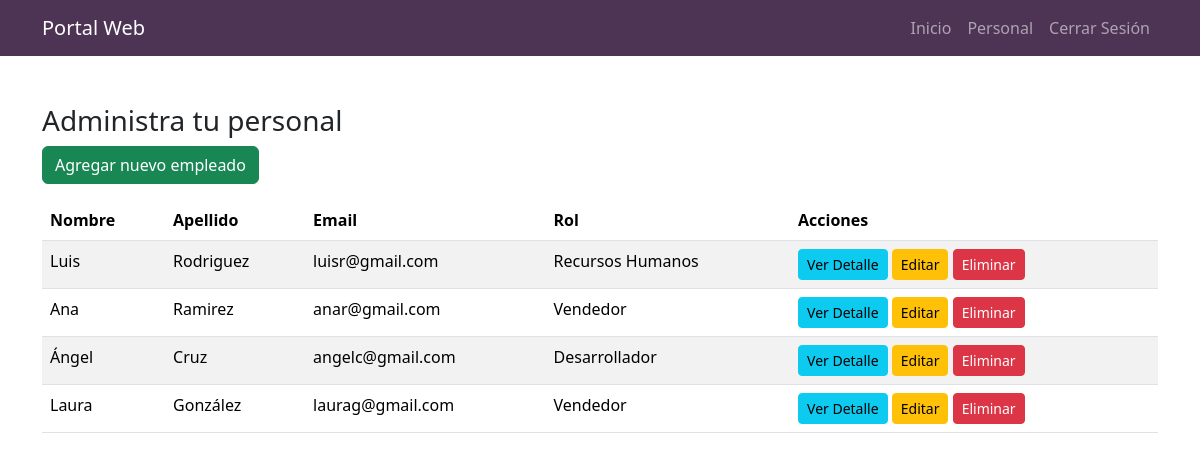
Before: /personal/ (signed in) with the older database file.
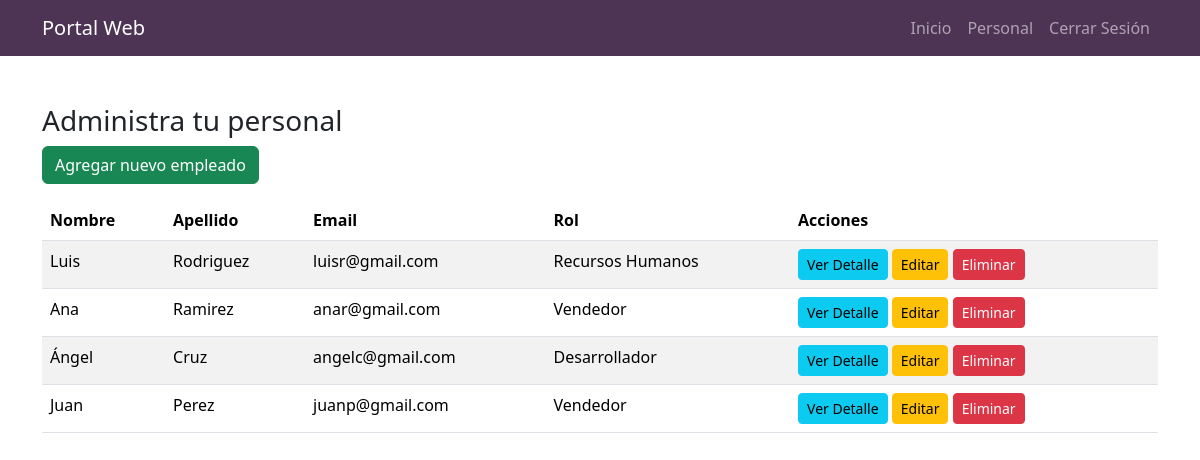
After: the same page with the newer database file.
### app/models.py (models this page shows, shortened)
class Empleado(models.Model):
    ROLES = (
        ('Gerente', 'Gerente'),
        ('Desarrollador', 'Desarrollador'),
        ('Recursos Humanos', 'Recursos Humanos'),
        ('Vendedor', 'Vendedor'),
    )
    nombre = models.CharField(max_length=50)
    apellido = models.CharField(max_length=50)
    email = models.EmailField(unique=True)
    rol = models.CharField(max_length=50, choices=ROLES)
    departamento = models.CharField(max_length=50)
    fecha_contratacion = models.DateField()
    telefono = models.CharField(max_length=15)
    usuario = models.ForeignKey(User, on_delete=models.CASCADE)

### app/views.py (the view)
# urls.py: path("personal/", views.personal, name="personal"),
@login_required
def personal(request):
    empleados = Empleado.objects.filter(usuario=request.user)
    return render(request, 'personal/personal.html', {'empleados': empleados})

### app/templates/personal/personal.html (shortened to what this page needs)
{% extends "base.html" %}
{% block content %}
<div class="container mt-5">
    <h3>Administra tu personal</h3>
    <div class="mb-3">
        <a href="{% url 'crear_empleado' %}" class="btn btn-success">Agregar nuevo empleado</a>
    </div>
    <table class="table table-striped">
        <thead>
            <tr>
                <th>Nombre</th>
                <th>Apellido</th>
                <th>Email</th>
                <th>Rol</th>
                <th>Acciones</th>
            </tr>
        </thead>
        <tbody>
            {% for empleado in empleados %}
            <tr>
                <td>{{ empleado.nombre }}</td>
                <td>{{ empleado.apellido }}</td>
                <td>{{ empleado.email }}</td>
                <td>{{ empleado.rol }}</td>
                <td>
                    <a href="#" class="btn btn-info btn-sm">Ver Detalle</a>
                    <a href="{% url 'modificar_empleado' empleado.id %}" class="btn btn-warning btn-sm">Editar</a>
                    <button class="btn btn-danger btn-sm" data-bs-toggle="modal" data-bs-target="#confirmDeleteModal" onclick="setEmpleadoId('{{ empleado.id }}')">Eliminar</button>
                </td>
            </tr>
            {% empty %}
            <tr>
                <td colspan="5" class="text-center">No hay empleados disponibles</td>
            </tr>
            {% endfor %}
        </tbody>
    </table>
</div>
{% endblock %}

### app/templates/base.html (shortened to what this page needs)
<!DOCTYPE html>
<html lang="en">
<head>
  <link rel="stylesheet" href="	https://cdn.jsdelivr.net/npm/bootstrap@5.3.2/dist/css/bootstrap.min.css">
</head>
<body>
  <nav class="navbar navbar-expand-lg bg-dark navbar-dark">
    <div class="container">
      <a class="navbar-brand" href="/">Portal Web</a>
      <div class="collapse navbar-collapse" id="navbarNav">
        <ul class="navbar-nav ms-auto">
          <li class="nav-item">
            <a class="nav-link" href="/">Inicio</a>
          </li>
          {% if user.is_authenticated %}
          <li class="nav-item">
            <a class="nav-link" href="{% url 'personal' %}">Personal</a>
          </li>
          <li class="nav-item">
            <a class="nav-link" href="{% url 'signout' %}">Cerrar Sesión</a>
          </li>
          {% endif %}
        </ul>
      </div>
    </div>
  </nav>
  {% block content %}
  {% endblock %}
</body>
</html>

### app/templates/base.html (style rules this page uses)
.navbar-dark { background-color: #4d3354 !important; }

Changed rows visible on the page:
removed Empleado: nombre "Laura", apellido "González", email "laurag@gmail.com", rol "Vendedor"
added Empleado: nombre "Juan", apellido "Perez", email "juanp@gmail.com", rol "Vendedor"
